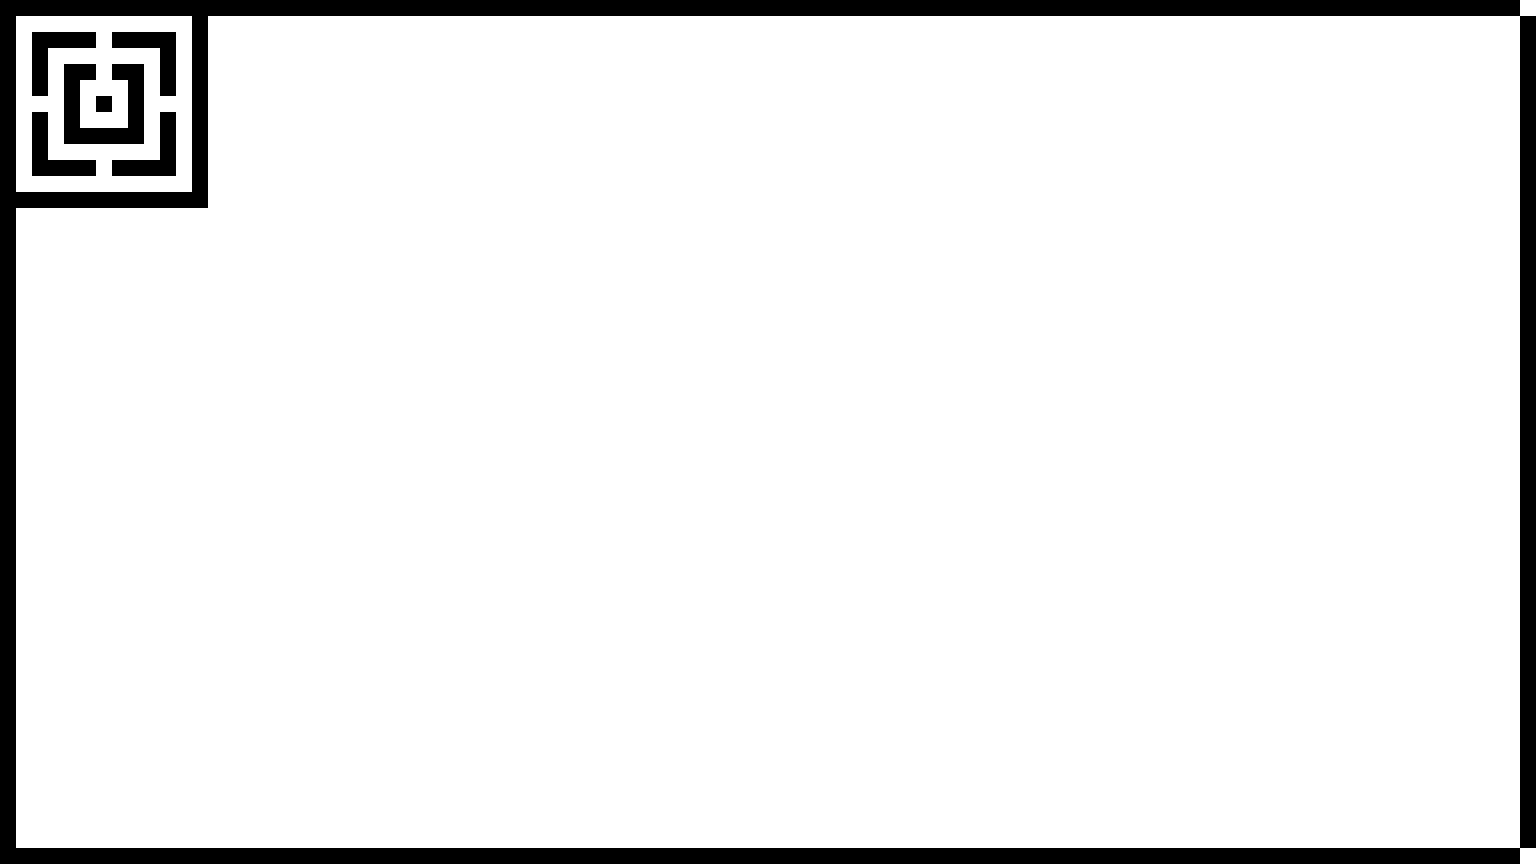

This is a level from a 2D game, rendered from its Tiled map with the project's own tilesets. A one-line summary and the map file follow, with tile-layer data summarised:
An orthogonal 96x54 tile map with 16x16 px tiles, 2 tile layers (Tile Layer 1, Tile Layer 2).

<map version="1.0" orientation="orthogonal" renderorder="right-down" width="96" height="54" tilewidth="16" tileheight="16" nextobjectid="1">
 <tileset firstgid="1" name="Tileset" tilewidth="16" tileheight="16" tilecount="2" columns="2">
  <image source="Tileset.png" width="32" height="16" />
 </tileset>
 <layer name="Tile Layer 1" width="96" height="54">
  <data>[5184 cells, 363 non-empty, 1 distinct tile ids]</data>
 </layer>
 <layer name="Tile Layer 2" width="96" height="54">
  <data>[5184 cells, 5183 non-empty, 2 distinct tile ids]</data>
 </layer>
</map>